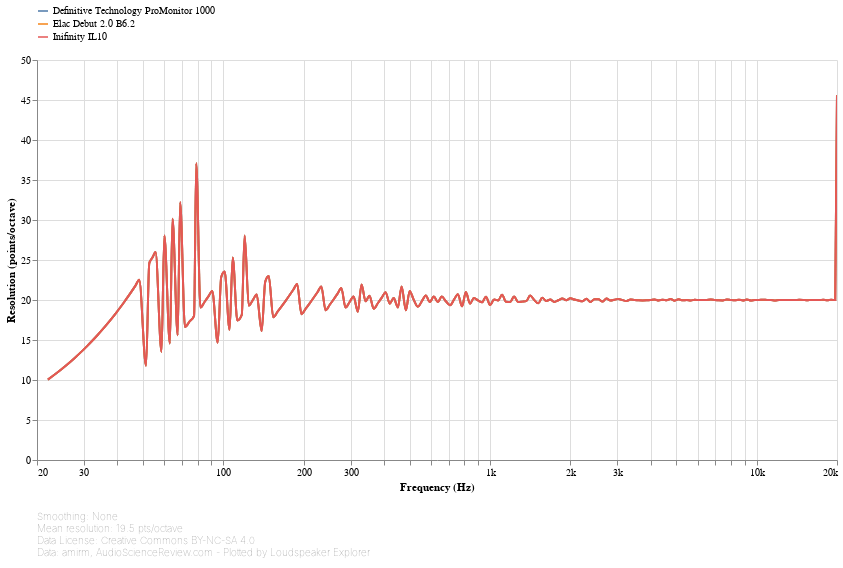

The cell this chart's notebook holds for it:
### Markdown cell above
## Resolution

This chart shows the resolution of the input data at each frequency. For each point, resolution is calculated by looking at the distance from the previous point. The larger the distance, the lower the resolution.

A straight, horizontal line means that resolution is constant throughout the spectrum, or in other words, points are equally spaced in log-frequency. Some Loudspeaker Explorer features, especially smoothing and detrending, implicitly assume that this is the case, and might produce inaccurate results otherwise.

### Code cell
#@markdown
conditional_chart(max_standalone_speaker_count, lambda: frequency_response_chart(
    speakers_fr_ready
        .pipe(lsx.pd.index_as_columns)
        .set_index('Speaker')
        .set_index('Frequency [Hz]', append=True, drop=False)
        .groupby('Speaker').apply(lambda frequencies: frequencies / frequencies.shift(1))
        .pipe(np.log2)
        .pow(-1)
        .rename(columns={'Frequency [Hz]': 'Resolution (points/octave)'})
        .pipe(lsx.pd.remap_columns, {
            'Resolution (points/octave)': 'value',
        }),
    lambda chart: lsx.util.pipe(chart
        .encode(
            alt.Y('value', type='quantitative', title='Resolution (points/octave)', axis=alt.Axis(grid=True)),
            speaker_color()),
        speaker_input),
    lambda chart: lsx.alt.interactive_line(chart),
    alter_tooltips=lambda tooltips:
        ([alt.Tooltip('speaker', title='Speaker')]
            if speakers_fr_ready.index.get_level_values('Speaker').nunique() > 1 else []) +
        tooltips +
        [alt.Tooltip('value', type='quantitative', title='Resolution (points/octave)', format='.2f')]
))

### Figure 1 — Vega-Lite specification as saved in the notebook (floating-point values rounded to 4 significant figures; data arrays with more than 128 entries replaced by an {"elided": "..."} marker saying what was removed)
{"config": {"view": {"continuousWidth": 400, "continuousHeight": 300, "opacity": 0}}, "vconcat": [{"layer": [{"mark": {"type": "line", "clip": true, "interpolate": "monotone"}, "encoding": {"opacity": {"condition": {"value": 1, "selection": "selector001"}, "value": 0.2}}, "selection": {"selector001": {"type": "multi", "encodings": ["color"], "bind": "legend"}, "selector003": {"type": "interval", "bind": "scales", "encodings": ["x", "y"]}, "selector004": {"type": "single", "fields": ["speaker"], "bind": {"input": "select", "options": [null, "Definitive Technology ProMonitor 1000", "Elac Debut 2.0 B6.2", "Inifinity IL10"], "labels": ["All", "Definitive Technology ProMonitor 1000", "Elac Debut 2.0 B6.2", "Inifinity IL10"], "name": "Speaker: "}}}}, {"mark": {"type": "circle", "clip": true, "size": 100}, "encoding": {"fillOpacity": {"condition": {"value": 0.3, "selection": "selector002"}, "value": 0}}, "selection": {"selector002": {"type": "single", "on": "mouseover", "clear": "mouseout", "empty": "none", "encodings": ["x", "y"]}}}], "data": {"name": "data-c78ec995583e7ca0aa90299a5e201d5b"}, "encoding": {"color": {"type": "nominal", "field": "speaker", "legend": {"direction": "vertical", "labelLimit": 600, "orient": "top", "symbolType": "stroke"}, "title": null}, "tooltip": [{"type": "nominal", "field": "speaker", "title": "Speaker"}, {"type": "quantitative", "field": "frequency", "format": ".03s", "title": "Frequency (Hz)"}, {"type": "quantitative", "field": "value", "format": ".2f", "title": "Resolution (points/octave)"}], "x": {"type": "quantitative", "axis": {"format": "s"}, "field": "frequency", "scale": {"base": 10, "domain": [20, 20000], "nice": false, "type": "log"}, "title": "Frequency (Hz)"}, "y": {"type": "quantitative", "axis": {"grid": true}, "field": "value", "title": "Resolution (points/octave)"}}, "height": 400, "transform": [{"flatten": ["frequency", "value"]}, {"filter": {"selection": "selector004"}}], "width": 800}, {"mark": "text", "height": 1, "title": {"text": ["Smoothing: None", "Mean resolution: 19.5 pts/octave", "Data License: Creative Commons BY-NC-SA 4.0", "Data: amirm, AudioScienceReview.com - Plotted by Loudspeaker Explorer"], "anchor": "start", "color": "gray", "fontSize": 10, "fontWeight": "lighter"}, "width": 600}], "resolve": {"legend": {"color": "independent"}}, "$schema": "https://vega.github.io/schema/vega-lite/v4.8.1.json", "datasets": {"data-c78ec995583e7ca0aa90299a5e201d5b": [{"speaker": "Definitive Technology ProMonitor 1000", "frequency": {"elided": "194 float values"}, "value": {"elided": "194 float values"}}, {"speaker": "Elac Debut 2.0 B6.2", "frequency": {"elided": "194 float values"}, "value": {"elided": "194 float values"}}, {"speaker": "Inifinity IL10", "frequency": {"elided": "194 float values"}, "value": {"elided": "194 float values"}}]}}
